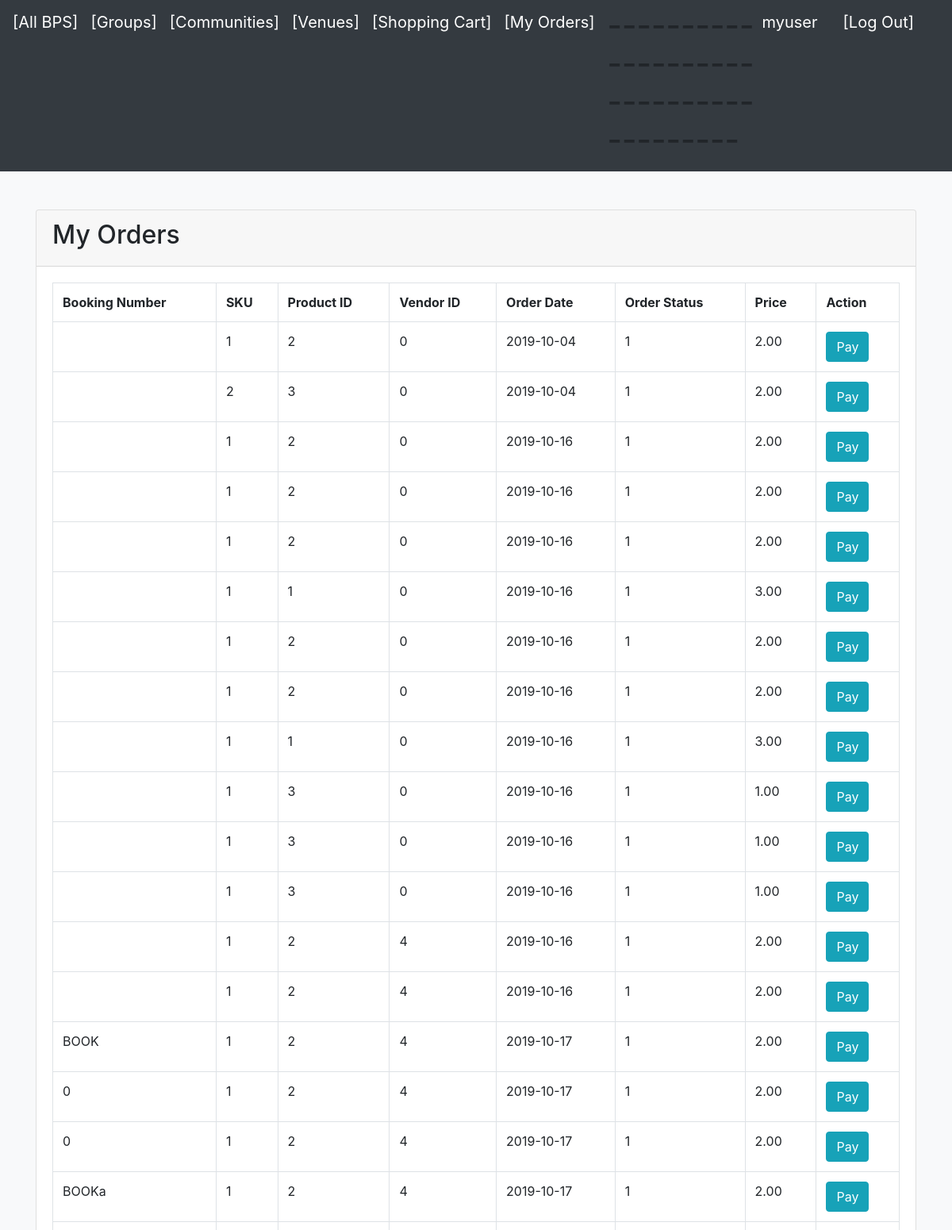
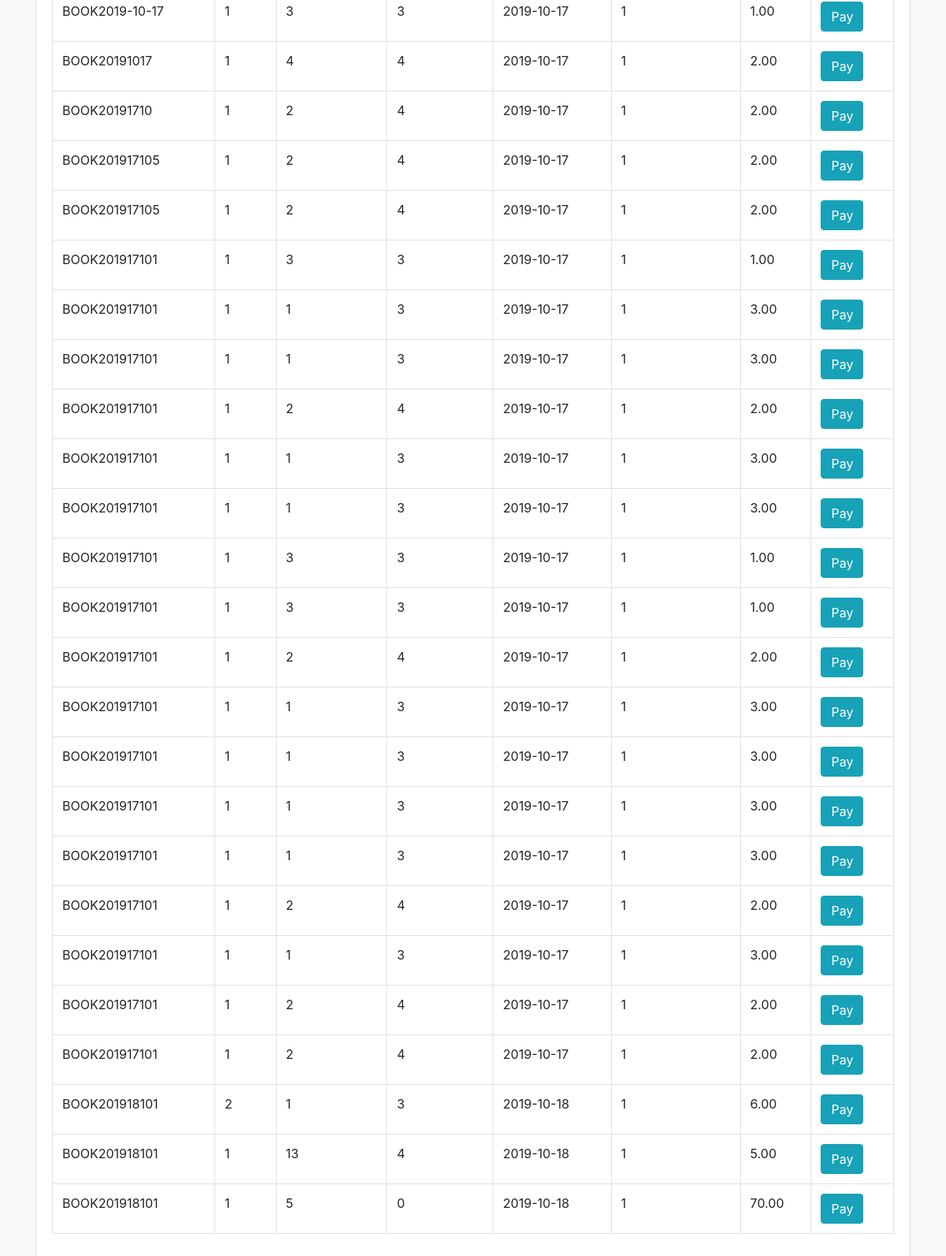
The page /supplier/orders.php (signed in) on the database its author committed (2 pictures, top to bottom).
### tables this page shows
CREATE TABLE `orders` (
  `Product_ID` int(11) NOT NULL,
  `Vendor_ID` int(11) NOT NULL,
  `Order_ID` int(11) NOT NULL,
  `Booking_ID` varchar(16) NOT NULL,
  `Shipper_ID` int(255) NOT NULL,
  `status` varchar(255) NOT NULL,
  `username` varchar(255) NOT NULL,
  `name` varchar(100) NOT NULL,
  `sku` int(255) NOT NULL,
  `price` decimal(15,2) NOT NULL,
  `image` varchar(50) NOT NULL,
  `datecreation` date NOT NULL
);

### supplier/orders.php (the view, shortened to what this page needs)
<?php
require 'conndb.php';
require 'header.php';
$user = $_SESSION["username"];
$sql = "SELECT * FROM orders WHERE username='$user'";
$statement = $connection->prepare($sql);
$statement->execute();
$orders = $statement->fetchAll(PDO::FETCH_OBJ);
 ?>
<div class="container">
  <div class="card mt-5">
    <div class="card-header">
      <h2>My Orders</h2>
    </div>
    <div class="card-body">
      <table class="table table-bordered">
          <tr>
			<th> Booking Number </th>
			<th> SKU </th>
			<th> Product ID </th>
			<th> Vendor ID </th>
			<th> Order Date </th>
			<th> Order Status </th>
			<th> Price </th>
			<th> Action </th>
          </tr>
        <?php foreach($orders as $person): ?>
          <tr>
			<td> <?= $person->Booking_ID ?></td>
            <td> <?= $person->sku ?></td>
			<td> <?= $person->Product_ID ?></td>
			<td> <?= $person->Vendor_ID ?></td>
			<td> <?= $person->datecreation ?></td>
			<td> <?= $person->status ?></td>
			<td> <?= $person->price ?></td>
			<td> <a href="payment.php?id=<?= $person->Order_ID ?>" class="btn btn-info">Pay</a> </td>
          </tr>
        <?php endforeach; ?>
      </table>
    </div>
  </div>
</div>

### rows shown on the page
orders: sku "1", Product_ID "2", Vendor_ID "0", datecreation "2019-10-04", status "1", price "2.00"
orders: sku "2", Product_ID "3", Vendor_ID "0", datecreation "2019-10-04", status "1", price "2.00"
orders: sku "1", Product_ID "2", Vendor_ID "0", datecreation "2019-10-16", status "1", price "2.00"
orders: sku "1", Product_ID "2", Vendor_ID "0", datecreation "2019-10-16", status "1", price "2.00"
orders: sku "1", Product_ID "2", Vendor_ID "0", datecreation "2019-10-16", status "1", price "2.00"
orders: sku "1", Product_ID "1", Vendor_ID "0", datecreation "2019-10-16", status "1", price "3.00"
orders: sku "1", Product_ID "2", Vendor_ID "0", datecreation "2019-10-16", status "1", price "2.00"
orders: sku "1", Product_ID "2", Vendor_ID "0", datecreation "2019-10-16", status "1", price "2.00"
orders: sku "1", Product_ID "1", Vendor_ID "0", datecreation "2019-10-16", status "1", price "3.00"
orders: sku "1", Product_ID "3", Vendor_ID "0", datecreation "2019-10-16", status "1", price "1.00"
orders: sku "1", Product_ID "3", Vendor_ID "0", datecreation "2019-10-16", status "1", price "1.00"
orders: sku "1", Product_ID "3", Vendor_ID "0", datecreation "2019-10-16", status "1", price "1.00"
orders: sku "1", Product_ID "2", Vendor_ID "4", datecreation "2019-10-16", status "1", price "2.00"
orders: sku "1", Product_ID "2", Vendor_ID "4", datecreation "2019-10-16", status "1", price "2.00"
orders: Booking_ID "BOOK", sku "1", Product_ID "2", Vendor_ID "4", datecreation "2019-10-17", status "1", price "2.00"
orders: Booking_ID "0", sku "1", Product_ID "2", Vendor_ID "4", datecreation "2019-10-17", status "1", price "2.00"
orders: Booking_ID "0", sku "1", Product_ID "2", Vendor_ID "4", datecreation "2019-10-17", status "1", price "2.00"
orders: Booking_ID "BOOKa", sku "1", Product_ID "2", Vendor_ID "4", datecreation "2019-10-17", status "1", price "2.00"
orders: Booking_ID "BOOK2019-10-17", sku "1", Product_ID "3", Vendor_ID "3", datecreation "2019-10-17", status "1", price "1.00"
orders: Booking_ID "BOOK20191017", sku "1", Product_ID "4", Vendor_ID "4", datecreation "2019-10-17", status "1", price "2.00"
orders: Booking_ID "BOOK20191710", sku "1", Product_ID "2", Vendor_ID "4", datecreation "2019-10-17", status "1", price "2.00"
orders: Booking_ID "BOOK201917105", sku "1", Product_ID "2", Vendor_ID "4", datecreation "2019-10-17", status "1", price "2.00"
orders: Booking_ID "BOOK201917105", sku "1", Product_ID "2", Vendor_ID "4", datecreation "2019-10-17", status "1", price "2.00"
orders: Booking_ID "BOOK201917101", sku "1", Product_ID "3", Vendor_ID "3", datecreation "2019-10-17", status "1", price "1.00"
orders: Booking_ID "BOOK201917101", sku "1", Product_ID "1", Vendor_ID "3", datecreation "2019-10-17", status "1", price "3.00"
orders: Booking_ID "BOOK201917101", sku "1", Product_ID "1", Vendor_ID "3", datecreation "2019-10-17", status "1", price "3.00"
orders: Booking_ID "BOOK201917101", sku "1", Product_ID "2", Vendor_ID "4", datecreation "2019-10-17", status "1", price "2.00"
orders: Booking_ID "BOOK201917101", sku "1", Product_ID "1", Vendor_ID "3", datecreation "2019-10-17", status "1", price "3.00"
orders: Booking_ID "BOOK201917101", sku "1", Product_ID "1", Vendor_ID "3", datecreation "2019-10-17", status "1", price "3.00"
orders: Booking_ID "BOOK201917101", sku "1", Product_ID "3", Vendor_ID "3", datecreation "2019-10-17", status "1", price "1.00"
orders: Booking_ID "BOOK201917101", sku "1", Product_ID "3", Vendor_ID "3", datecreation "2019-10-17", status "1", price "1.00"
orders: Booking_ID "BOOK201917101", sku "1", Product_ID "2", Vendor_ID "4", datecreation "2019-10-17", status "1", price "2.00"
orders: Booking_ID "BOOK201917101", sku "1", Product_ID "1", Vendor_ID "3", datecreation "2019-10-17", status "1", price "3.00"
orders: Booking_ID "BOOK201917101", sku "1", Product_ID "1", Vendor_ID "3", datecreation "2019-10-17", status "1", price "3.00"
orders: Booking_ID "BOOK201917101", sku "1", Product_ID "1", Vendor_ID "3", datecreation "2019-10-17", status "1", price "3.00"
orders: Booking_ID "BOOK201917101", sku "1", Product_ID "1", Vendor_ID "3", datecreation "2019-10-17", status "1", price "3.00"
orders: Booking_ID "BOOK201917101", sku "1", Product_ID "2", Vendor_ID "4", datecreation "2019-10-17", status "1", price "2.00"
orders: Booking_ID "BOOK201917101", sku "1", Product_ID "1", Vendor_ID "3", datecreation "2019-10-17", status "1", price "3.00"
orders: Booking_ID "BOOK201917101", sku "1", Product_ID "2", Vendor_ID "4", datecreation "2019-10-17", status "1", price "2.00"
orders: Booking_ID "BOOK201917101", sku "1", Product_ID "2", Vendor_ID "4", datecreation "2019-10-17", status "1", price "2.00"
orders: Booking_ID "BOOK201918101", sku "2", Product_ID "1", Vendor_ID "3", datecreation "2019-10-18", status "1", price "6.00"
orders: Booking_ID "BOOK201918101", sku "1", Product_ID "13", Vendor_ID "4", datecreation "2019-10-18", status "1", price "5.00"
orders: Booking_ID "BOOK201918101", sku "1", Product_ID "5", Vendor_ID "0", datecreation "2019-10-18", status "1", price "70.00"

### other values the page prints
$_SESSION["username"] "myuser"
